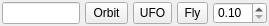
<?xml version="1.0" encoding="UTF-8"?>
<ui version="4.0">
 <class>MotionModelToolbar</class>
 <widget class="QWidget" name="MotionModelToolbar">
  <property name="geometry">
   <rect>
    <x>0</x>
    <y>0</y>
    <width>269</width>
    <height>26</height>
   </rect>
  </property>
  <property name="sizePolicy">
   <sizepolicy hsizetype="Minimum" vsizetype="Preferred">
    <horstretch>0</horstretch>
    <verstretch>0</verstretch>
   </sizepolicy>
  </property>
  <property name="minimumSize">
   <size>
    <width>269</width>
    <height>26</height>
   </size>
  </property>
  <property name="maximumSize">
   <size>
    <width>16777215</width>
    <height>16777215</height>
   </size>
  </property>
  <property name="windowTitle">
   <string>Form</string>
  </property>
  <widget class="QLineEdit" name="mMotionModelName">
   <property name="enabled">
    <bool>true</bool>
   </property>
   <property name="geometry">
    <rect>
     <x>2</x>
     <y>2</y>
     <width>78</width>
     <height>22</height>
    </rect>
   </property>
   <property name="sizePolicy">
    <sizepolicy hsizetype="Fixed" vsizetype="Fixed">
     <horstretch>0</horstretch>
     <verstretch>0</verstretch>
    </sizepolicy>
   </property>
   <property name="readOnly">
    <bool>true</bool>
   </property>
  </widget>
  <widget class="QToolButton" name="mButtonOrbit">
   <property name="geometry">
    <rect>
     <x>85</x>
     <y>2</y>
     <width>43</width>
     <height>22</height>
    </rect>
   </property>
   <property name="text">
    <string>Orbit</string>
   </property>
  </widget>
  <widget class="QToolButton" name="mButtonUFO">
   <property name="geometry">
    <rect>
     <x>133</x>
     <y>2</y>
     <width>39</width>
     <height>22</height>
    </rect>
   </property>
   <property name="text">
    <string>UFO</string>
   </property>
  </widget>
  <widget class="QToolButton" name="mButtonFly">
   <property name="geometry">
    <rect>
     <x>177</x>
     <y>2</y>
     <width>31</width>
     <height>22</height>
    </rect>
   </property>
   <property name="text">
    <string>Fly</string>
   </property>
  </widget>
  <widget class="QDoubleSpinBox" name="mSpeed">
   <property name="geometry">
    <rect>
     <x>213</x>
     <y>2</y>
     <width>54</width>
     <height>22</height>
    </rect>
   </property>
   <property name="minimum">
    <double>0.100000000000000</double>
   </property>
   <property name="maximum">
    <double>1000.000000000000000</double>
   </property>
  </widget>
 </widget>
 <resources/>
 <connections/>
</ui>
